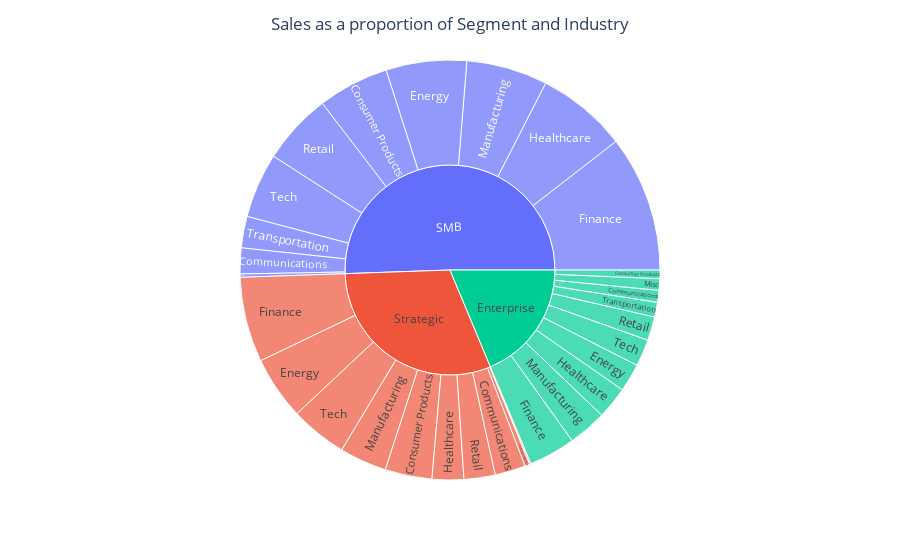

Here is the notebook cell this chart was saved with:
### Code cell
fig = px.sunburst(df_copy, path=['Segment', 'Industry'], values='Sales')
fig.update_layout(title_text="Sales as a proportion of Segment and Industry", title_x=0.5)
fig.show()

### Figure 1 — Plotly figure (JSON) as saved in the notebook; plotly's stock layout.template omitted (floating-point values rounded to 4 significant figures)
{"data": [{"branchvalues": "total", "domain": {"x": [0, 1], "y": [0, 1]}, "hovertemplate": "labels=%{label}<br>Sales=%{value}<br>parent=%{parent}<br>id=%{id}<extra></extra>", "ids": ["Enterprise/Communications", "SMB/Communications", "Strategic/Communications", "Enterprise/Consumer Products", "SMB/Consumer Products", "Strategic/Consumer Products", "Enterprise/Energy", "SMB/Energy", "Strategic/Energy", "Enterprise/Finance", "SMB/Finance", "Strategic/Finance", "Enterprise/Healthcare", "SMB/Healthcare", "Strategic/Healthcare", "Enterprise/Manufacturing", "SMB/Manufacturing", "Strategic/Manufacturing", "Enterprise/Misc", "SMB/Misc", "Strategic/Misc", "Enterprise/Retail", "SMB/Retail", "Strategic/Retail", "Enterprise/Tech", "SMB/Tech", "Strategic/Tech", "Enterprise/Transportation", "SMB/Transportation", "Strategic/Transportation", "Enterprise", "SMB", "Strategic"], "labels": ["Communications", "Communications", "Communications", "Consumer Products", "Consumer Products", "Consumer Products", "Energy", "Energy", "Energy", "Finance", "Finance", "Finance", "Healthcare", "Healthcare", "Healthcare", "Manufacturing", "Manufacturing", "Manufacturing", "Misc", "Misc", "Misc", "Retail", "Retail", "Retail", "Tech", "Tech", "Tech", "Transportation", "Transportation", "Transportation", "Enterprise", "SMB", "Strategic"], "name": "", "parents": ["Enterprise", "SMB", "Strategic", "Enterprise", "SMB", "Strategic", "Enterprise", "SMB", "Strategic", "Enterprise", "SMB", "Strategic", "Enterprise", "SMB", "Strategic", "Enterprise", "SMB", "Strategic", "Enterprise", "SMB", "Strategic", "Enterprise", "SMB", "Strategic", "Enterprise", "SMB", "Strategic", "Enterprise", "SMB", "Strategic", "", "", ""], "type": "sunburst", "values": [20980.0, 45690.0, 54280.0, 15180.0, 125900.0, 82940.0, 49810.0, 142500.0, 112300.0, 82460.0, 241100.0, 150600.0, 57030.0, 160200.0, 55970.0, 68070.0, 143600.0, 83570.0, 20370.0, 5886.0, 2333.0, 41970.0, 125900.0, 55180.0, 47640.0, 115000.0, 100500.0, 26140.0, 55580.0, 8473.0, 429700.0, 1161000.0, 706100.0]}], "layout": {"legend": {"tracegroupgap": 0}, "margin": {"t": 60}, "title": {"text": "Sales as a proportion of Segment and Industry", "x": 0.5}}}
